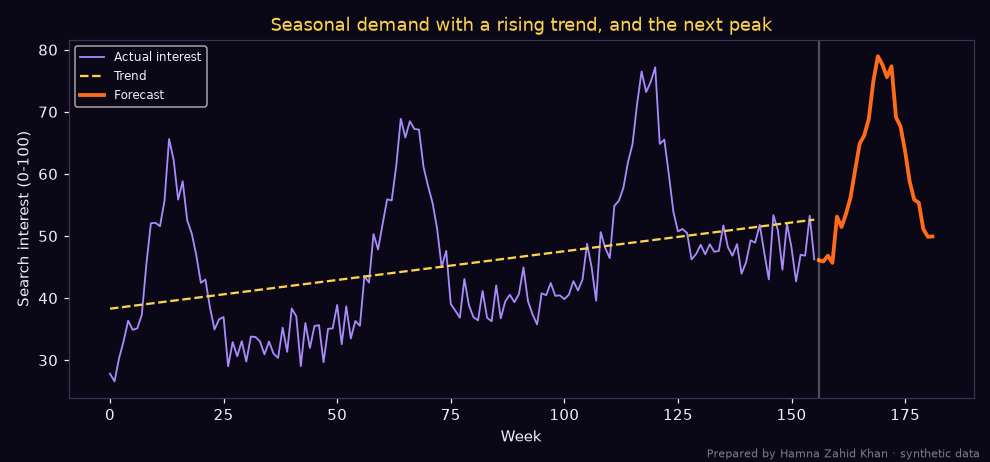

The Python source for this figure:
# Spotting customer trends: decompose weekly search interest into trend + seasonality and forecast ahead.
# Prepared by Hamna Zahid Khan, Junior Lecturer. Synthetic weekly interest (0-100) for "lawn suit" in Pakistan.
import numpy as np
import matplotlib
matplotlib.use("Agg")
import matplotlib.pyplot as plt

BG, FIRE, GOLD, VIOLET, EMBER, TEXT = "#0A0716", "#FF6B1A", "#FCD34D", "#A78BFA", "#F43F5E", "#F5EEFF"
rng = np.random.default_rng(5)
weeks = np.arange(156)                      # three years of weekly data
season = 30 * np.exp(-((weeks % 52 - 14) ** 2) / 40)   # peak around week 14 (spring lawn launches)
trend = 30 + 0.12 * weeks
y = trend + season + rng.normal(0, 3, len(weeks))

# Fit trend with least squares on a straight line + average seasonal pattern by week-of-year
A = np.column_stack([np.ones_like(weeks), weeks])
coef, *_ = np.linalg.lstsq(A, y, rcond=None)
resid = y - A @ coef
seasonal = np.array([resid[weeks % 52 == w].mean() for w in range(52)])
fit = A @ coef + seasonal[weeks % 52]
mape = np.mean(np.abs((y - fit) / y)) * 100
print(f"Trend: +{coef[1]:.2f} interest points per week ({coef[1] * 52:.1f} per year)")
print(f"Seasonal peak week-of-year: {seasonal.argmax()} (+{seasonal.max():.1f} above trend)")
print(f"Seasonal low week-of-year:  {seasonal.argmin()} ({seasonal.min():.1f})")
print(f"In-sample error (MAPE): {mape:.1f}%")

future = np.arange(156, 182)
fc = coef[0] + coef[1] * future + seasonal[future % 52]
peak = future[fc.argmax()]
print(f"\nForecast next 26 weeks: peak at week {peak} (week-of-year {peak % 52}) with interest {fc.max():.0f}")
print(f"Plan: creatives ready by week-of-year {peak % 52 - 6}, budget ramp from week-of-year {peak % 52 - 3}")

fig, ax = plt.subplots(figsize=(9, 4.2), facecolor=BG); ax.set_facecolor(BG)
ax.plot(weeks, y, color=VIOLET, lw=1.2, label="Actual interest")
ax.plot(weeks, A @ coef, color=GOLD, ls="--", label="Trend")
ax.plot(future, fc, color=FIRE, lw=2.5, label="Forecast")
ax.axvline(156, color=TEXT, alpha=0.3)
ax.set_xlabel("Week", color=TEXT); ax.set_ylabel("Search interest (0-100)", color=TEXT)
ax.set_title("Seasonal demand with a rising trend, and the next peak", color=GOLD)
ax.tick_params(colors=TEXT)
for sp in ax.spines.values(): sp.set_color("#3b3355")
ax.legend(facecolor=BG, labelcolor=TEXT, fontsize=8)
fig.text(0.99, 0.01, "Prepared by Hamna Zahid Khan · synthetic data", color=TEXT, alpha=0.5, ha="right", fontsize=7)
plt.tight_layout(); plt.savefig("session-02_trend_forecast.png", dpi=110, facecolor=BG)
print("Saved session-02_trend_forecast.png")
